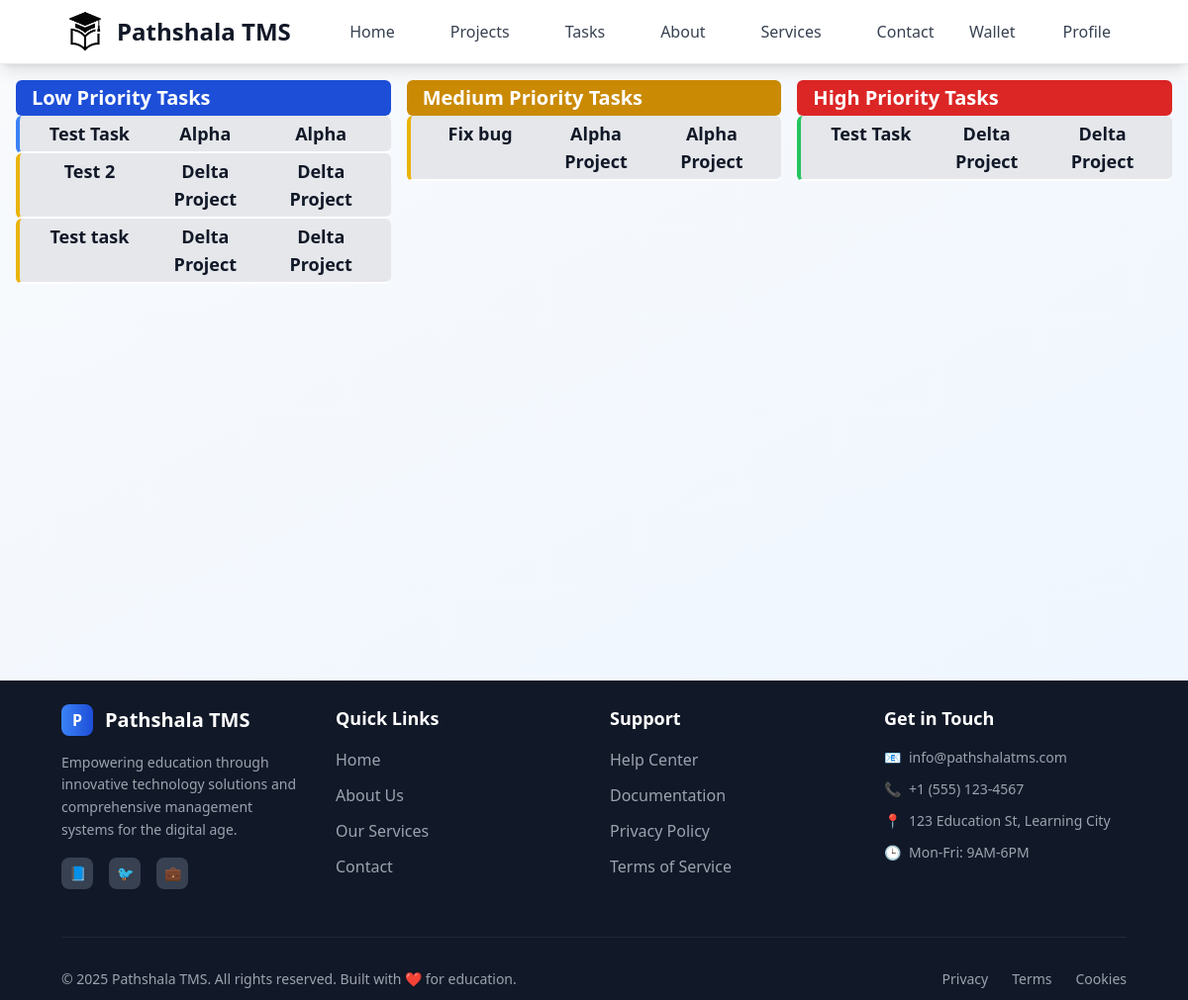
The page /employer/tasks/ (signed in) on the database its author committed.
### tasks/models.py (models this page shows)
class Task(models.Model):
    class StatusOptions(models.TextChoices):
        PENDING = "Pending", "Pending"
        IN_PROGRESS = "In Progress", "In Progress"
        COMPLETED = "Completed", "Completed"
        CANCELED = "Canceled", "Canceled"
    class TaskPriorityOptions(models.TextChoices):
        LOW = "Low", "Low"
        MEDIUM = "Medium", "Medium"
        HIGH = "High", "High"
    title = models.CharField(max_length=30)
    description = models.TextField(null=True, blank=True)
    user = models.ForeignKey(User, on_delete=models.CASCADE, related_name="tasks")
    project = models.ForeignKey(Project, on_delete=models.CASCADE)
    assigned_user = models.ForeignKey( User, on_delete=models.SET_NULL, related_name="assigned_tasks", null=True, blank=True)
    status = models.CharField(choices=StatusOptions, default=StatusOptions.PENDING, max_length=30)
    priority = models.CharField (choices=TaskPriorityOptions, default=TaskPriorityOptions.LOW, max_length=6)
    deadline = models.DateField(null=True, blank=True)
    created_at = models.DateTimeField(auto_now_add=True, editable=False)
    updated_at = models.DateTimeField(auto_now=True, editable=False)
    attachment = models.FileField(blank=True, null=True, upload_to=attachment_path)

### projects/models.py (models this page shows)
class Project(models.Model):
    class StatusOptions(models.TextChoices):
        PENDING = "Pending", "Pending"
        IN_PROGRESS = "In Progress", "In Progress"
        COMPLETED = "Completed", "Completed"
        CANCELED = "Canceled", "Canceled"
    title = models.CharField(max_length=25)
    description = models.TextField(null=True, blank=True)
    user = models.ForeignKey(User, on_delete=models.CASCADE)
    status = models.CharField(choices=StatusOptions, default=StatusOptions.PENDING, max_length=15)
    created_at = models.DateTimeField(auto_now_add=True, editable=False)
    updated_at = models.DateTimeField(auto_now=True, null=True, blank=True, editable=False)
    def __str__(self):
        return self.title

### main/views.py (the view)
# urls.py: path('tasks/', employerTasks),
@login_required(login_url='/login')
def employerTasks(request):
    role = request.user.profile.role
    if role == "employer":
        lowTasks = Task.objects.filter(user = request.user, priority = "Low")
        mediumTasks = Task.objects.filter(user = request.user, priority = "Medium")
        highTasks = Task.objects.filter(user= request.user, priority = "High")
        return render(request, 'pages/employer/tasks/task_page.html', {'lowTasks': lowTasks, 'mediumTasks':mediumTasks, 'highTasks': highTasks})
    else:
        return redirect ('/employee/tasks')

### templates/pages/employer/tasks/task_page.html
{% extends 'layouts/main.html' %}
{% block content %}
<div class="grid grid-cols-3 gap-4 my-4 mx-4">
    <div class="">
        <div class="text-xl px-4 py-1 font-bold text-white rounded-md bg-blue-700">Low Priority Tasks</div>
        <div class="rounded-lg">
            {% for task in lowTasks %}
            <a href="/employer/task/{{task.id}}"
                class="grid grid-cols-3 gap-2 rounded-md text-center text-lg font-semibold px-4 text-gray-900 py-1 border-l-4 border-b-2 border-b-white bg-gray-200 hover:bg-gray-300 hover:scale-[101%] duration-300
                        {% if task.status == 'Canceled' %} text-red-500
        {% elif task.status == 'Completed' %} border-l-green-500
        {% elif task.status == 'Pending' %} border-l-yellow-500
        {% elif task.status == 'In Progress' %} border-l-blue-500
        {% else %} border-l-purple-500
        {% endif %}">
                <div class="">{{ task.title }}</div>
                <div>{{task.project.title}} </div>
                <div class=""> {{task.project}}
                </div>
            </a>
            {% endfor %}
        </div>
    </div>
    <div class="">
        <div class="text-xl px-4 py-1 font-bold text-white rounded-md bg-yellow-600">Medium Priority Tasks</div>
        <div class="rounded-lg">
            {% for task in mediumTasks %}
            <a href="/employer/task/{{task.id}}"
                class="grid grid-cols-3 gap-2 rounded-md text-center text-lg font-semibold px-4 text-gray-900 py-1 border-l-4 border-b-2 border-b-white bg-gray-200 hover:bg-gray-300 hover:scale-[101%] duration-300
                        {% if task.status == 'Canceled' %} border-l-red-500
        {% elif task.status == 'Completed' %} border-l-green-500
        {% elif task.status == 'Pending' %} border-l-yellow-500
        {% elif task.status == 'In Progress' %} border-l-blue-500
        {% else %} border-l-purple-500
        {% endif %}">
                <div class="">{{ task.title }}</div>
                <div>{{task.project.title}}</div>
                <div class=""> {{task.project}}
                </div>
            </a>
            {% endfor %}
        </div>
    </div>
    <div class="">
        <div class="text-xl px-4 py-1 font-bold text-white rounded-md bg-red-600">High Priority Tasks</div>
        <div class="rounded-lg">
            {% for task in highTasks %}
            <a href="/employer/task/{{task.id}}"
                class="grid grid-cols-3 gap-2 rounded-md text-center text-lg font-semibold px-4 text-gray-900 py-1 border-l-4 border-b-2 border-b-white bg-gray-200 hover:bg-gray-300 hover:scale-[101%] duration-300
                        {% if task.status == 'Canceled' %} border-l-red-500
        {% elif task.status == 'Completed' %} border-l-green-500
        {% elif task.status == 'Pending' %} border-l-yellow-500
        {% elif task.status == 'In Progress' %} border-l-blue-500
        {% else %} border-l-purple-500
        {% endif %}">
                <div class="">{{ task.title }}</div>
                <div>{{task.project.title}}</div>
                <div class=""> {{task.project}}
                </div>
            </a>
            {% endfor %}
        </div>
    </div>
</div>
{% endblock %}

### rows shown on the page
Task: title "Test Task", project "Alpha"
Task: title "Test 2", project "Delta Project"
Task: title "Test task", project "Delta Project"
Task: title "Fix bug", project "Alpha Project"
Task: title "Test Task", project "Delta Project"
